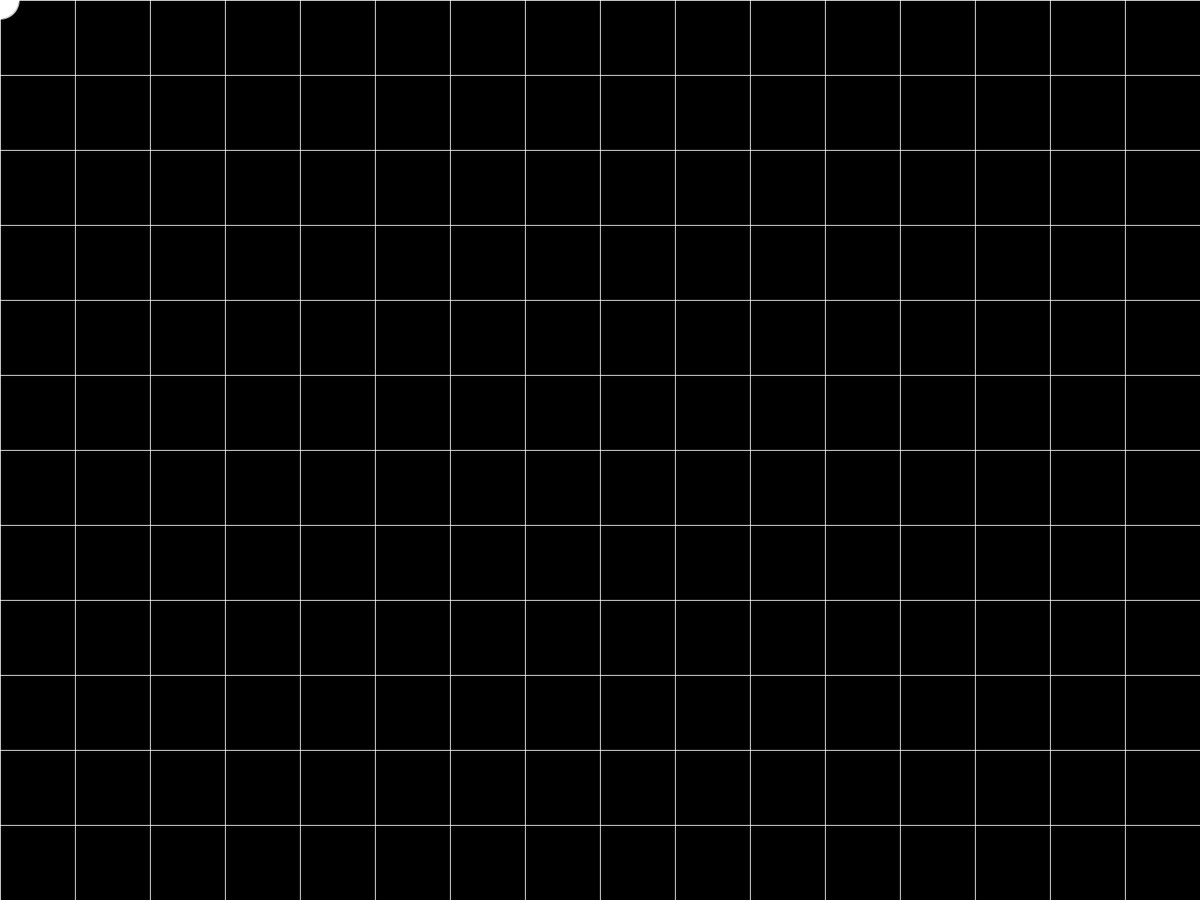
Frame 1 (no input)
Frame 60 (the mouse pressed at the canvas centre just before this capture): identical to frame 1, image omitted
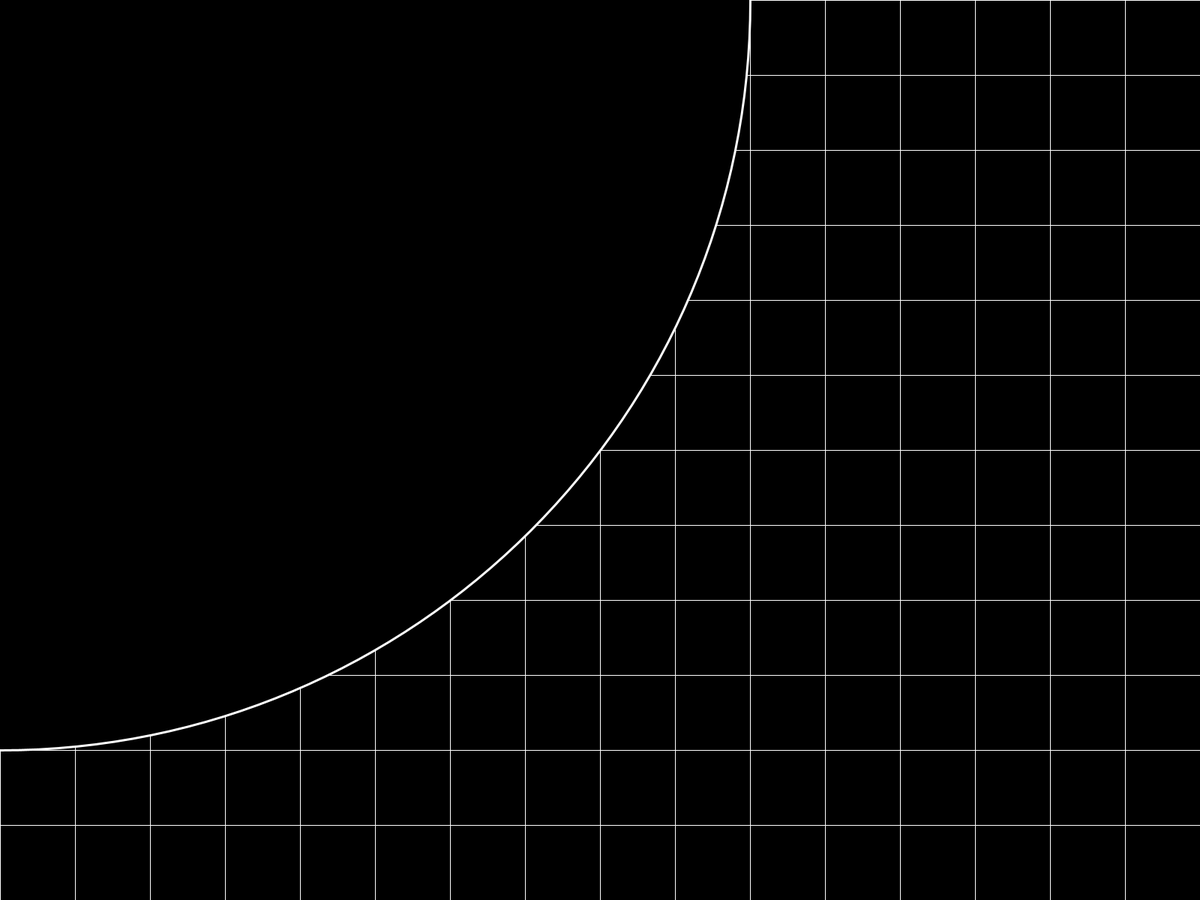
Frame 120 (the mouse held since frame 60 and released just before this capture)

The Processing sketch that drew these frames (run headless with seeded random() and noise(); from frame 60 on, the mouse is pressed at the canvas centre):

// Processing sketch: Mandra
// ── Mandra.pde
float gridsize = 100;
float startpoint[] = new float[2];
float secondpoint[] = new float[2];
float cursorpos[] = new float[2];
int pin = 8;
boolean Keypressing;
boolean circledrawing = false;
void setup(){
  fullScreen();
}

void draw(){
  background(0);
  DrawGrid();
  if(Keypressing == false){
    cursorpos[0] = mouseX;
    cursorpos[1] = mouseY;
  }
  else if(keyCode == CONTROL){
    cursorpos[0] = round(mouseX / gridsize) * gridsize;
    cursorpos[1] = round(mouseY / gridsize) * gridsize;
  }
  if(circledrawing == false){
    fill(0);
    strokeWeight(3);
    stroke(255);
    float dist = dist(startpoint[0], startpoint[1], secondpoint[0], secondpoint[1]) * 2;
    ellipse(startpoint[0], startpoint[1], dist, dist);
    fill(255);
    strokeWeight(1);
    ellipse(cursorpos[0], cursorpos[1], 50, 50);
  }
  else{
    fill(0);
    strokeWeight(3);
    stroke(255);
    float dist = dist(startpoint[0], startpoint[1], mouseX, mouseY) * 2;
    ellipse(startpoint[0], startpoint[1], dist, dist);
  }
}

void mousePressed(){
  if(circledrawing == false){
  startpoint[0] = cursorpos[0];
  startpoint[1] = cursorpos[1];
  circledrawing = true;
  }
  else {
    secondpoint[0] = cursorpos[0];
    secondpoint[1] = cursorpos[1];
    circledrawing = false;
  }
}

void keyPressed(){
  Keypressing = true;
}

void keyReleased(){
  Keypressing = false;
}

void DrawGrid(){
  background(0);
  strokeWeight(1);
  for(int i = 0;i < width;i += gridsize){
    stroke(255);
    line( i, 0, i, height);
  }
  for(int i = 0;i < height;i += gridsize){
    stroke(255);
    line( 0, i, width, i);
  }
}
